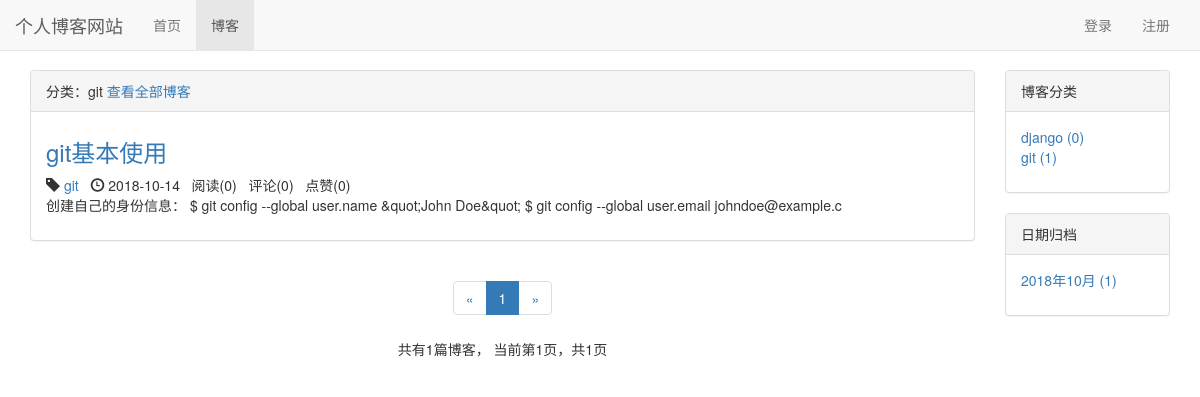
Screenshot of /blog/type/5 with the database file from the repository.
### blog/models.py (models this page shows, shortened)
class BlogType(models.Model):
    type_name = models.CharField(max_length=15, default='git')
    def __str__(self):
        return self.type_name

class Blog(models.Model, ReadNumExpandMethod):
    title = models.CharField(max_length=50)
    blog_type = models.ForeignKey(BlogType, on_delete=models.CASCADE)
    content = RichTextUploadingField()
    author = models.ForeignKey(User, on_delete=models.CASCADE)
    read_details = GenericRelation(ReadDetail)
    created_time = models.DateTimeField(auto_now_add=True)
    last_updated_time = models.DateTimeField(auto_now=True)
    class Meta:
        ordering = ['-created_time']

### likes/models.py (models this page shows)
class LikeCount(models.Model):
    content_type = models.ForeignKey(ContentType, on_delete=models.CASCADE)
    object_id = models.PositiveIntegerField()
    content_object = GenericForeignKey('content_type', 'object_id')
    liked_num = models.IntegerField(default=0)

### blog/views.py (the view)
# urls.py: path('type/<int:blog_type_pk>', views.blogs_with_type, name="blogs_with_type"),
def blogs_with_type(request, blog_type_pk):
    blog_type = get_object_or_404(BlogType, pk=blog_type_pk)
    blogs_all_list = Blog.objects.filter(blog_type=blog_type)
    context = get_blog_list_common_data(request, blogs_all_list)
    context['blog_type'] = blog_type
    return render(request, 'blog/blogs_with_type.html', context)

### comment/templatetags/comment_tags.py (called while the page is built)
@register.simple_tag
def get_comment_count(obj):
    content_type = ContentType.objects.get_for_model(obj)
    return Comment.objects.filter(content_type=content_type, object_id=obj.pk).count()

### likes/templatetags/likes_tags.py (called while the page is built)
@register.simple_tag
def get_like_count(obj):
    content_type = ContentType.objects.get_for_model(obj)
    like_count, created = LikeCount.objects.get_or_create(content_type=content_type, object_id=obj.pk)
    return like_count.liked_num

### read_statistics/models.py (called while the page is built)
    def get_read_num(self):
        try:
            ct = ContentType.objects.get_for_model(self)
            readnum = ReadNum.objects.get(content_type=ct, object_id=self.pk)
            return readnum.read_num
        except exceptions.ObjectDoesNotExist:
            return 0

### user/context_processors.py (called while the page is built)
def login_modal_form(request):
    return {'login_modal_form': LoginForm()}

### blog/templates/blog/blogs_with_type.html (shortened to what this page needs)
{% extends 'blog/blog_list.html' %}
{% block blog_list_title %}
    分类：{{ blog_type.type_name }}
    <a href="{% url 'blog_list' %}">查看全部博客</a>
{% endblock %}

### blog/templates/blog/blog_list.html (shortened to what this page needs)
{% extends 'base.html' %}
{% block nav_blog_active %}active{% endblock %}
{% load staticfiles %}
{% load comment_tags %}
{% load likes_tags %}
{% block header_extends %}
    <link rel="stylesheet" href="{% static 'blog/blog.css' %}">
{% endblock %}
{% block content %}
    <div class="container">
        <div class="row">
            <div class="col-xs-12 col-sm-8 col-md-9 col-lg-10">
                <div class="panel panel-default">
                    <div class="panel-heading">{% block blog_list_title %}博客列表{% endblock %}</div>
                    <div class="panel-body">
                        {% for blog in blogs %}
                            <div class="blog">
                                <h3><a href="{% url 'blog_detail' blog.pk %}">{{ blog.title }}</a></h3>
                                <p class="blog-info">
                                    <span class="glyphicon glyphicon-tag"></span> <a href="{% url 'blogs_with_type' blog.blog_type.pk %}">{{ blog.blog_type }}</a>&nbsp;&nbsp;
                                    <span class="glyphicon glyphicon-time"></span> {{ blog.created_time|date:"Y-m-d" }}&nbsp;&nbsp;
                                    阅读({{ blog.get_read_num }})&nbsp;&nbsp;
                                    评论({% get_comment_count blog %})&nbsp;&nbsp;
                                    点赞({% get_like_count blog %})
                                </p>
                                <p>{{ blog.content|striptags|truncatechars:120 }}</p>
                            </div>
                        {% empty %}
                            <div class="blog">
                                <h3>暂无博客，敬请期待</h3>
                            </div>
                        {% endfor %}
                    </div>
                </div>
                <div class="paginator">
                    <ul class="pagination">
                        <li>
                            {% if page_of_blogs.has_previous %}
                                <a href="?page={{ page_of_blogs.previous_page_number }}" aria-label="Previous">
                                    <span aria-hidden="true">&laquo;</span>
                                </a>
                            {% else %}
                                <span aria-hidden="true">&laquo;</span>
                            {% endif %}
                        </li>
                        {% for page_num in page_range %}
                            {% if page_num == page_of_blogs.number %}
                                <li class="active"><span>{{ page_num }}</span></li>
                            {% else %}
                                {% if page_num == '...' %}
                                    <li><span>{{ page_num }}</span></li>
                                {% else %}
                                    <li><a href="?page={{ page_num }}">{{ page_num }}</a></li>
                                {% endif %}
                            {% endif %}
                        {% endfor %}
                        <li>
                            {% if page_of_blogs.has_next %}
                                <a href="?page={{ page_of_blogs.next_page_number }}" aria-label="Next">
                                    <span aria-hidden="true">&raquo;</span>
                                </a>
                            {% else %}
                                <span aria-hidden="true">&raquo;</span>
                            {% endif %}
                        </li>
                    </ul>
                    <p>
                        共有{{ page_of_blogs.paginator.count }}篇博客，
                        当前第{{ page_of_blogs.number }}页，共{{ page_of_blogs.paginator.num_pages }}页
                    </p>
                </div>
            </div>
            <div class="hidden-xs col-sm-4 col-md-3 col-lg-2">
                <div class="panel panel-default">
                    <div class="panel-heading">博客分类</div>
                    <div class="panel-body">
                        <ul class="blog-types">
                            {% for blog_type in blog_types %}
                                <li>
                                    <a href="{% url 'blogs_with_type' blog_type.pk %}">
                                        {{ blog_type.type_name }} ({{ blog_type.blog_count }})
                                    </a>
                                </li>
                            {% empty %}
                                <li>暂无分类</li>
                            {% endfor %}
                        </ul>
                    </div>
                </div>
                <div class="panel panel-default">
                    <div class="panel-heading">日期归档</div>
                    <div class="panel-body">
                        <ul>
                            {% for blog_date, blog_count in blog_dates.items %}
                                <li>
                                    <a href="{% url 'blogs_with_date' blog_date.year blog_date.month %}">
                                        {{ blog_date|date:"Y年m月" }} ({{ blog_count }})
                                    </a>
                                </li>
                            {% endfor %}
                        </ul>
                    </div>
                </div>
            </div>
        </div>
    </div>
{% endblock %}

### static/base.css (style rules this page uses)
* { margin: 0; padding: 0; }
body { margin-top: 70px!important; }
ul { list-style-type: none!important; }

### blog/static/blog/blog.css (style rules this page uses)
ul.blog-types { list-style-type: none; }
div.blog h3 { margin-top: 0.5em; }
div.blog p.blog-info { margin-bottom: 0; }
div.paginator { text-align: center; }

### rows the page displays
BlogType: type_name "git", blog_count "1"
Blog: title "git基本使用", blog_type "git", created_time "2018-10-14", get_read_num "0", id "0", id.liked_num "0", content "创建自己的身份信息： $ git config --global user.name &quot;John Doe&quot; $ git config --global user.email johndoe@example.c"
BlogType: type_name "django", blog_count "0"

### other values shown
{{ page_num }} "1"
{{ page_of_blogs.paginator.count }} "1"
{{ page_of_blogs.number }} "1"
{{ page_of_blogs.paginator.num_pages }} "1"
{{ blog_date|date:"Y年m月" }} "2018年10月"
{{ blog_count }} "1"
